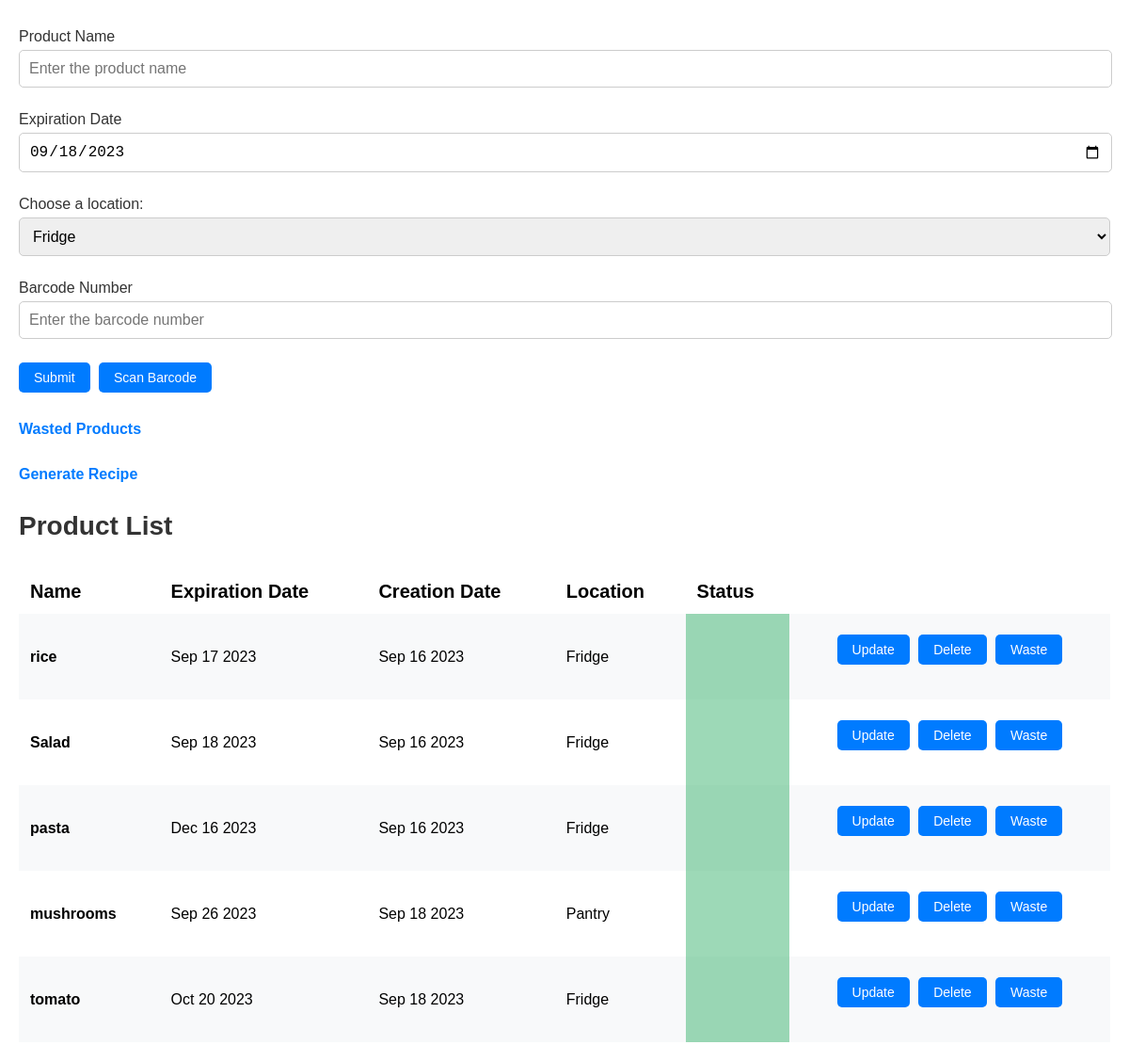
Before: / with the older database file.
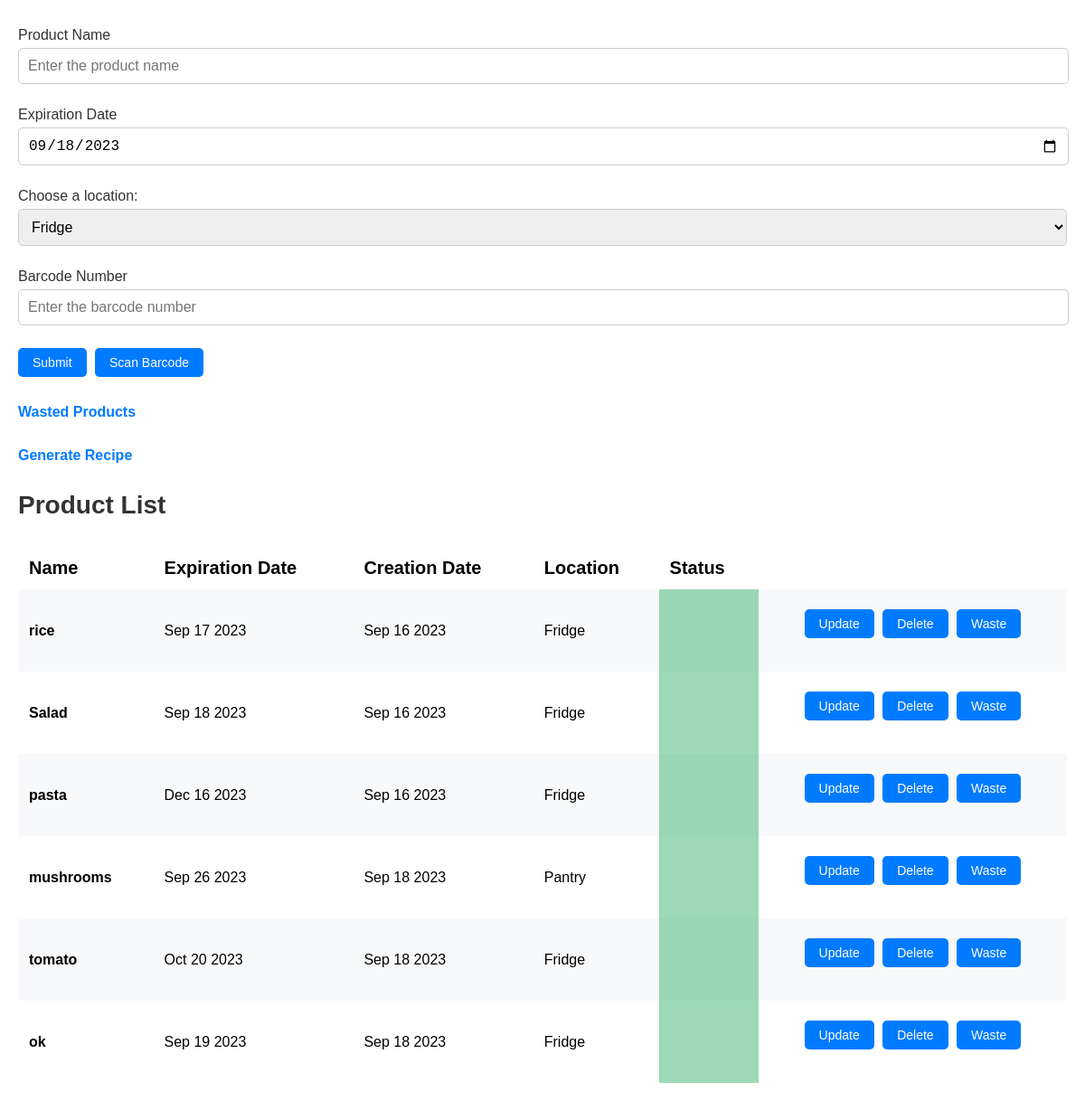
After: the same page with the newer database file.
### app.py (models this page shows, shortened)
class Product(db.Model):
    id = db.Column(db.Integer, primary_key=True)
    product_name = db.Column(db.String(200), nullable=False)
    date_created = db.Column(
        db.DateTime, default=lambda: datetime.now(pt_timezone))
    date_wasted = db.Column(
        db.DateTime, default=lambda: datetime.now(pt_timezone))
    expiration_date = db.Column(db.Date)
    expiration_status = db.Column(db.Boolean, default=False)
    wasted_status = db.Column(db.Boolean, default=False)
    location = db.Column(db.String(200), nullable=False)
    barcode_id = db.Column(db.Integer, db.ForeignKey('barcode.id'))
    barcode = db.relationship('Barcode', back_populates='products')

### app.py (the view)
@app.route('/', methods=['POST', 'GET'])
def index():
    if request.method == 'POST':
        item_content = request.form['product-name']
        expiration_date_str = request.form['expiration-date']
        item_expiration_datetime_utc = datetime.strptime(
            expiration_date_str, '%Y-%m-%d').replace(tzinfo=pytz.utc)
        item_expiration_datetime_pt = item_expiration_datetime_utc
        item_expiration_date = item_expiration_datetime_pt.date()
        location = request.form['locations']
        barcode_number = request.form['barcode-number']
        barcode = Barcode.query.filter_by(barcode_value=barcode_number).first()
        current_date = datetime.now(pt_timezone).date()
        if item_expiration_date <= current_date:
            return redirect(url_for('expired_date_input'))
        if barcode is None:
            new_barcode = Barcode(
                barcode_value=barcode_number, barcode_item_name=item_content)
            db.session.add(new_barcode)
            db.session.commit()
            barcode = Barcode.query.filter_by(
                barcode_value=barcode_number).first()
        new_product = Product(
            product_name=item_content,
            expiration_date=item_expiration_date,
            barcode_id=barcode.id,
            location=location
        )
        db.session.add(new_product)
        db.session.commit()
        products = Product.query.filter_by(
            wasted_status=False).order_by(Product.date_created).all()
        current_date = datetime.now(pt_timezone)
        return redirect(url_for('index'))
    else:
        products = Product.query.filter_by(
            wasted_status=False).order_by(Product.date_created).all()
        current_date = datetime.now(pt_timezone)
        return render_template("index.html", products=products, current_date=current_date.strftime('%Y-%m-%d'))

### templates/index.html (shortened to what this page needs)
{% extends 'base.html' %}
{% block body %}
<div class="content">
    <form class="product-form" action="/" method="POST" id="product-form">
        <label for="input-product-name">Product Name</label>
        <input type="text" name="product-name" id="input-product-name" placeholder="Enter the product name" required>
        <label for="input-expiration-date">Expiration Date</label>
        <input type="date" name="expiration-date" id="input-expiration-date" value="{{ current_date }}" required>
        <label for="select-location">Choose a location:</label>
        <select name="locations" id="locations">
            <option value="Fridge">Fridge</option>
        </select>
        <label for="input-barcode-number">Barcode Number</label>
        <input type="text" name="barcode-number" id="input-barcode-number" placeholder="Enter the barcode number">
        <button type="submit" id="submit-button">Submit</button>
        <div class="scan-barcode-container">
            <button type="button" id="scan-barcode">Scan Barcode</button>
        </div>
    </form>
    <a class="wasted-products-link" href="/wasted_product_list">Wasted Products</a>
    <a class="generate-recipe-link" href="/generate_recipe">Generate Recipe</a>
    <h1 class="headline">Product List</h1>
    {% if products|length < 1 %} <h4 class="no-products-msg">There are no products. Create one below!</h4>
        {% else %}
        <table class="desktop">
            <tr>
                <td class="attribute-label">Name</th>
                <td class="attribute-label">Expiration Date</th>
                <td class="attribute-label">Creation Date</th>
                <td class="attribute-label">Location</th>
                <td class="attribute-label">Status</th>
            </tr>
            {% for product in products %}
            <tr data-product-id="{{ product.id }}">
                <td class="product product-name">{{ product.product_name }}</td>
                <td class="product expiration-date">{{ product.expiration_date.strftime('%b %d %Y') }}</td>
                <td class="product creation-date">{{ product.date_created.strftime('%b %d %Y') }}</td>
                <td class="product location">{{ product.location }}</td>
                <td class="product expiration-status" data-product-id="{{ product.id }}"></td>
                <td class="button-container">
                    <button class="update-button" data-product-id="{{ product.id }}">Update</button>
                    <button class="delete-button" data-product-id="{{ product.id }}">Delete</button>
                    <button class="waste-button" data-product-id="{{ product.id }}">Waste</button>
                </td>
            </tr>
            {% endfor %}
        </table>
        {% endif %}
</div>
{% endblock %}

### templates/base.html (shortened to what this page needs)
<!DOCTYPE html>
<html lang="en">
<head>
    <link rel="stylesheet" href="{{ url_for('static', filename='css/main.css')}}">
    <link rel="stylesheet" href="{{ url_for('static', filename='css/recipe.css')}}">
</head>
<body>
    {% block body %} {% endblock %}
</body>
</html>

### static/css/main.css (style rules this page uses)
body { font-family: 'Arial', sans-serif; margin: 0 auto; }
.content { max-width: 1200px; padding: 20px; margin: 0 auto; }
h1.headline { font-size: 28px; color: #333; margin: 30px 0; }
.product-form label { display: block; font-size: 16px; color: #333; margin: 10px 0 5px; }
.product-form input[type="text"], .product-form input[type="date"] { width: calc(100% - 20px); padding: 10px; margin-bottom: 15px; border: 1px solid #ccc; border-radius: 5px; font-size: 16px; }
.product-form select { width: 100%; padding: 10px; margin-bottom: 15px; border: 1px solid #ccc; border-radius: 5px; font-size: 16px; }
.product-form label[for="select-location"] { display: block; font-size: 16px; color: #333; margin: 10px 0 5px; }
.product-form select option { font-size: 16px; color: #333; padding: 5px; background-color: #fff; }
.product-name { font-weight: bold; }
.expiration-status { color: #3cb371; }
.button-container { display: flex; margin: 10px 0 25px 0; }
.homepage-link, .wasted-products-link, .generate-recipe-link { display: block; color: #007bff; text-decoration: none; font-weight: bold; margin: 30px 0; }
button { background-color: #007bff; color: #fff; border: none; padding: 8px 16px; font-size: 14px; border-radius: 5px; cursor: pointer; margin-right: 5px; width: 100%; }
button:last-child { margin-right: 0; }
.product, .attribute-label { width: 100%; }
.desktop { display: none; }
.scan-barcode-container { margin-top: 10px; position: relative; }
@media (min-width: 768px) { .desktop { display: table; } }
@media (min-width: 768px) { .product, .attribute-label { width: auto; } }
@media (min-width: 768px) { #submit-button { display: inline-flex; } }
@media (min-width: 768px) { table { width: 100%; border-collapse: collapse; margin-top: 20px; } }
@media (min-width: 768px) { th, td { padding: 12px; } }
@media (min-width: 768px) { tr:nth-child(even) { background-color: #f8f9fa; } }
@media (min-width: 768px) { button { width: auto; } }
@media (min-width: 768px) { .button-container { text-align: center; display: block; } }
@media (min-width: 768px) { .scan-barcode-container { display: inline-flex; } }
@media (min-width: 768px) { .attribute-label { font-size: 20px; font-weight: bold; } }
@media (min-width: 768px) { .expiration-status { color: #000; background: rgba(60, 179, 113, 0.5); } }

Changed rows visible on the page:
added Product: product_name "ok", expiration_date "Sep 19 2023", date_created "Sep 18 2023", location "Fridge"
